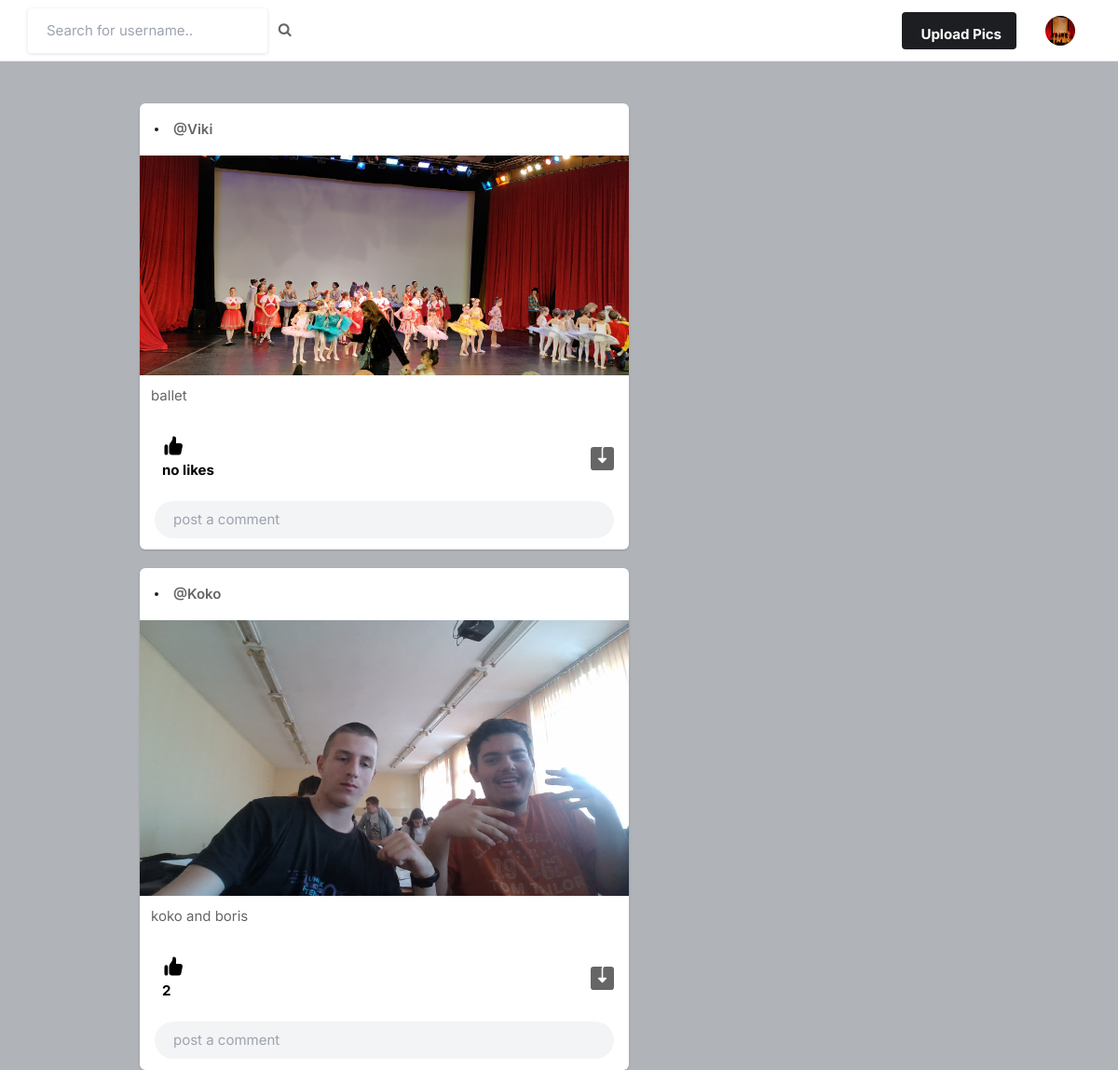
The app's page / (signed in), older data.
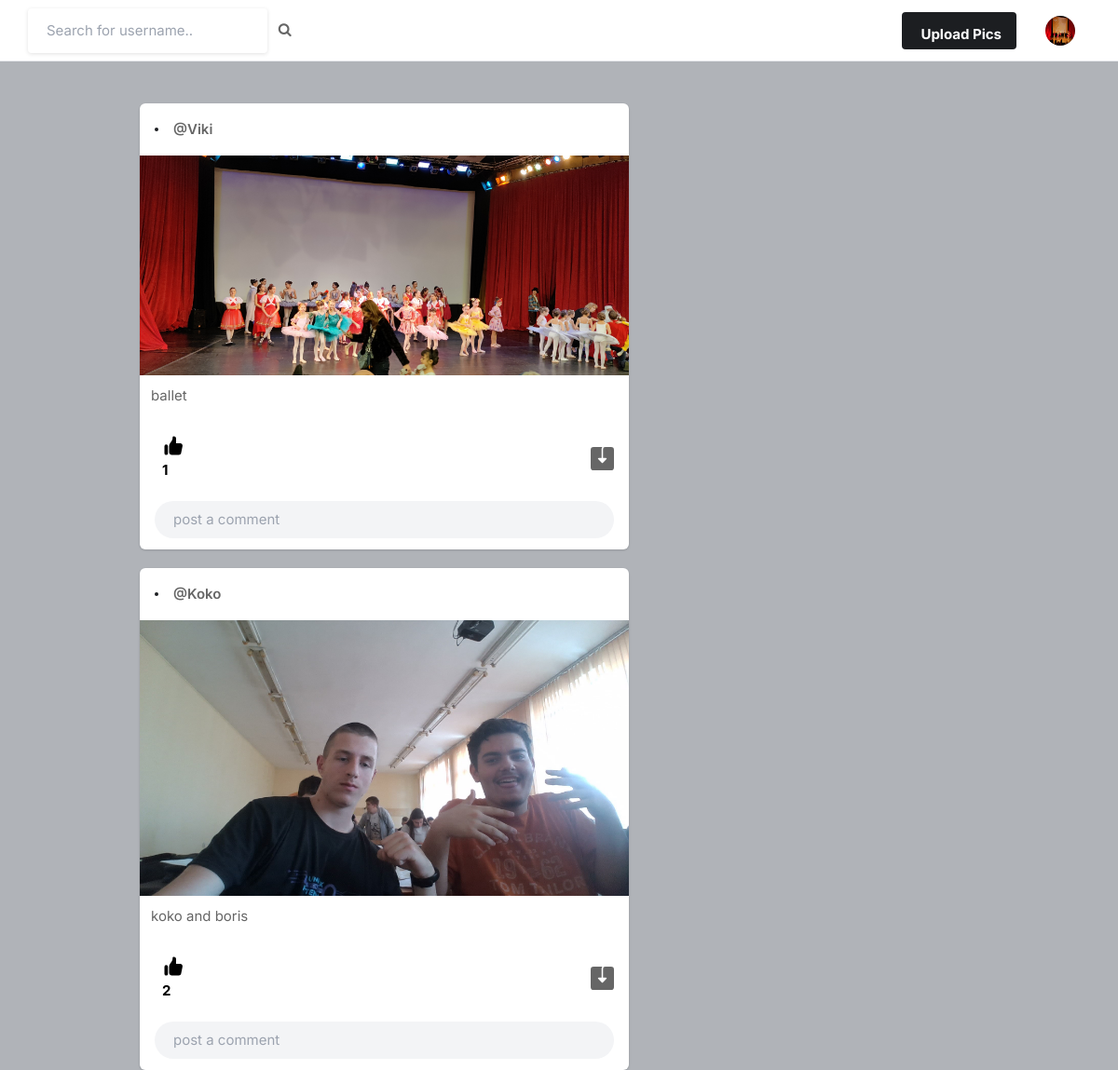
The same page, newer data.
### myapp/models.py (models this page shows, shortened)
class Post(models.Model):
    id = models.UUIDField(primary_key=True, default=uuid.uuid4)
    user = models.CharField(max_length=100)
    image = models.ImageField(upload_to='posts')
    caption = models.TextField()
    created_at = models.DateTimeField(default=datetime.now)
    numb_of_likes = models.IntegerField(default=0)

### myapp/views.py (the view)
# urls.py: path('',views.index, name='index'),
@login_required(login_url='signin')
def index(request):
    user_object = User.objects.get(username = request.user.username)
    user_profile = Profile.objects.get(user = user_object)
    user_following_list = []
    feed = []
    user_following = FollowersCount.objects.filter(follower = request.user.username)
    for users in user_following:
        user_following_list.append(users.user)
    for usernames in user_following_list:
        feed_lists = Post.objects.filter(user = usernames)
        feed.append(feed_lists)
    feed_list = list(chain(*feed))
    posts = Post.objects.all()
    return render(request, 'index.html', {'user_profile' : user_profile, 'posts' : feed_list})

### templates/index.html (shortened to what the changed rows need)
{% load static %}
<!DOCTYPE html>
<html lang="en">
<head>
    <link rel="stylesheet" href="{% static 'assets/css/icons.css' %}">
    <link rel="stylesheet" href="{% static 'assets/css/uikit.css' %}">
    <link rel="stylesheet" href="{% static 'assets/css/style.css' %}">
    <link rel="stylesheet" href="{% static 'assets/css/tailwind.css' %}">
    <link rel="stylesheet" href="https://cdnjs.cloudflare.com/ajax/libs/font-awesome/4.7.0/css/font-awesome.min.css">
</head>
<body>
            <div class="container m-auto">
                <div class="lg:flex justify-center lg:space-x-10 lg:space-y-0 space-y-5">
                    <div class="space-y-5 flex-shrink-0 lg:w-7/12">
                        {% for post in posts reversed%}
                        <div class="bg-white shadow rounded-md  -mx-2 lg:mx-0">
                            <div class="flex justify-between items-center px-4 py-3">
                                <div class="flex flex-1 items-center space-x-4">
                                    <a href="#">
                                        <div class="bg-gradient-to-tr from-yellow-600 to-pink-600 p-0.5 rounded-full">
                                        </div>
                                    </a>
                                    <a href="/profile/{{post.user}}" class="block capitalize font-semibold ">@{{post.user}}</a>
                                </div>
                              <div>
                                <a href="#"> <i class="icon-feather-more-horizontal text-2xl hover:bg-gray-200 rounded-full p-2 transition -mr-1 "></i> </a>
                              </div>
                            </div>
                            <div uk-lightbox>
                                <a href="{{post.image.url}}">
                                    <img src="{{post.image.url}}" alt="">
                                </a>
                            </div>
                                <div>
                                    <p class="flex items-center px-3 py-2 hover:bg-gray-200 hover:text-gray-800 rounded-md ">
                                        {{post.caption}}
                                    </p>
                                </div>
                            <div class="py-3 px-4 space-y-3">
                                <div class="flex space-x-4 lg:font-bold">
                                    <a href="/like-post?post_id={{post.id}}" class="flex items-center space-x-2">
                                        <div class="p-2 rounded-full text-black">
                                            {% if post.numb_of_likes == 0 %}
                                            <p>no likes</p>
                                            {% else %}
                                            <p>{{post.numb_of_likes}}</p>
                                            {% endif %}
                                        </div>
                                    </a>
                                    <a href="post.image.url" class="flex items-center space-x-2 flex-1 justify-end" download>
                                    </a>
                                </div>
                                <div class="bg-gray-100 bg-gray-100 rounded-full rounded-md relative ">
                                    <input type="text" placeholder="post a comment" class="bg-transparent max-h-10 shadow-none">
                                    <div class="absolute bottom-0 flex h-full items-center right-0 right-3 text-xl space-x-2">
                                        <a href="#"> <i class="uil-image"></i></a>
                                        <a href="#"> <i class="uil-video"></i></a>
                                    </div>
                                </div>
                            </div>
                        </div>
                        {% endfor %}
                    </div>
                </div>
            </div>
</body>
</html>

Row changes from the older to the newer data that the page shows:
changed Post "Viki": numb_of_likes (not shown) → "1"; no longer shows "no likes"
